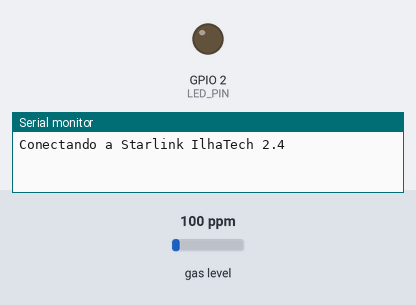
A sketch run on a simulated ESP32. Shown: output pins drawn as LEDs (lit = HIGH), the last lines printed to the serial monitor. The test bench sets the inputs (shaded band); at power-on: gas level 100 ppm. WiFi joins after 1.5 s; servers stay silent unless stated; uploads are accepted with an empty reply.

Above: at 0.1 s.
At 1.6 s:
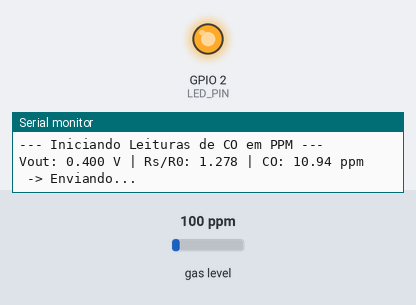
Timing chart, 0 to 4.0 s (numbered marks = the images above):
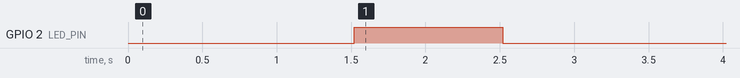

Measured:
- by itself, GPIO 2 (LED_PIN): LOW → HIGH at 1.5 s, → LOW 1.0 s later

The sketch:

app.ino
```cpp
#include <WiFi.h>
#include <HTTPClient.h>
#include <MQUnifiedsensor.h>
#include <math.h>

const char* ssid = "Starlink IlhaTech 2.4";
const char* password = "Bemvind@s1";
String macAddress;
const char* api_url = "http://192.168.2.60:8080/device/data";

void connectToWiFi() {
  Serial.print("Conectando a ");
  Serial.println(ssid);
  WiFi.mode(WIFI_STA);
  WiFi.begin(ssid, password);

  int attempts = 0;
  while (WiFi.status() != WL_CONNECTED && attempts < 40) {
    delay(500);
    Serial.print(".");
    attempts++;
  }

  if (WiFi.status() == WL_CONNECTED) {
    Serial.println("\nWiFi conectado!");
    Serial.print("Endereço IP: ");
    Serial.println(WiFi.localIP());
  } else {
    Serial.println("\nFalha na conexão Wi-Fi.");
  }
}

void getMacAddress() {
  macAddress = WiFi.macAddress();
  Serial.print("MAC Address: ");
  Serial.println(macAddress);
}

void sendDataToAPI(float ppm_value) {
  if (WiFi.status() != WL_CONNECTED) {
    Serial.println("ERRO: Wi-Fi desconectado. Pulando envio.");
    return;
  }

  HTTPClient http;
  http.begin(api_url);
  http.addHeader("Content-Type", "application/json");


  String payload = "{";
  payload += "\"mac\": \"" + macAddress + "\",";
  payload += "\"sensorValue\": " + String(ppm_value, 2) + ",";
  payload += "\"gasType\": \"" + String("CO") + "\"";
  payload += "}";

  Serial.print("Enviando Payload: ");
  Serial.println(payload);

  int httpResponseCode = http.POST(payload);

  if (httpResponseCode > 0) {
    Serial.print("Resposta da API (");
    Serial.print(httpResponseCode);
    Serial.print("): ");
    Serial.println(http.getString());
  } else {
    Serial.print("Erro HTTP. Código: ");
    Serial.println(httpResponseCode);
  }

  http.end();
}

const int LED_PIN = 2;

const char* Board_Type = "ESP-32";
const char* Sensor_Type = "MQ-9";

// Hardware e Tensões
#define V_ADC_MAX_READ         3.3
#define V_CIRCUITO_MQ9         5.0
#define ADC_RESOLUTION_BITS    12
#define analogPin              36

// Fórmulas e Calibração
#define RLOAD                  10.0
#define TEST_R0_VALUE          90.0        // R0 de Teste Fixo em kOhm.
#define CO_a                   58.74
#define CO_b                   -1.6

MQUnifiedsensor MQ9(Board_Type, V_ADC_MAX_READ, ADC_RESOLUTION_BITS, analogPin, Sensor_Type);

void setup() {

  pinMode(LED_PIN, OUTPUT);

  connectToWiFi();
  getMacAddress();

  Serial.begin(115200);
  Serial.println("--- MQ-9: CALCULO MANUAL FORCADO (USANDO CURVA CO) ---");

  MQ9.init();
  MQ9.setRL(RLOAD);

  // CONFIGURA A CURVA PARA CO
  MQ9.setRegressionMethod(1);
  MQ9.setA(CO_a);
  MQ9.setB(CO_b);

  // APLICA O R0 FORÇADO
  MQ9.setR0(TEST_R0_VALUE);

  Serial.print("R0 de Teste (Para CO): ");
  Serial.print(MQ9.getR0());
  Serial.println(" kOhm.");
  Serial.println("--- Iniciando Leituras de CO em PPM ---");
}


void loop() {

  float raw_Vout = MQ9.getVoltage();

  // Cálculo de Rs (Resistência do Sensor)
  float rs_value = (V_CIRCUITO_MQ9 / raw_Vout - 1) * RLOAD;

  // Cálculo da Razão Rs/R0
  float rs_r0_ratio = rs_value / MQ9.getR0();

  // CALCULO DO PPM (Para CO)
  float log_Rs_R0 = log10(rs_r0_ratio);
  float log_PPM = (log_Rs_R0 - log10(CO_a)) / CO_b;
  float ppm_value = pow(10, log_PPM);

  // Limites de segurança
  if (ppm_value > 1000) ppm_value = 1000;
  if (ppm_value < 0) ppm_value = 0;


  Serial.print("Vout: ");
  Serial.print(raw_Vout, 3);
  Serial.print(" V | Rs/R0: ");
  Serial.print(rs_r0_ratio, 3);
  Serial.print(" | CO: ");
  Serial.print(ppm_value, 2);
  Serial.println(" ppm");

  if (WiFi.status() == WL_CONNECTED) {
    Serial.print(" -> Enviando...");

    digitalWrite(LED_PIN, HIGH);
    delay(1000);
    digitalWrite(LED_PIN, LOW);

    Serial.println();

    sendDataToAPI(ppm_value);
  } else {
    Serial.println("Wi-Fi desconectado. Tentando reconectar...");
    connectToWiFi();
  }


  delay(300000);
}
```
